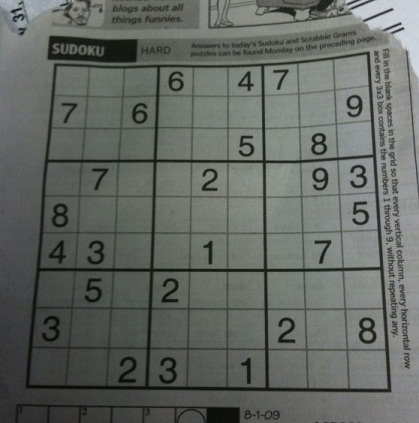
#> input picture OpenCV-tutorials/data/sudoku-original.jpg, 419 x 423 px
$ python imageGradients.py   (older library calls are emulated)
#> lines starting #> are read from the running program, lines starting #| are printed output that depends on the picture
'''
 Based on the following tutorial:
   http://docs.opencv.org/3.0-beta/doc/py_tutorials/py_imgproc/py_gradients/py_gradients.html
'''

import numpy as np
import cv2
from matplotlib import pyplot as plt

# Load the image in gray scale
img = cv2.imread('../data/sudoku-original.jpg', 0)
#> img: shape (423, 419); min 5, max 218, mean 101.9

# Calculate the different filters
laplacian = cv2.Laplacian(img, ddepth=cv2.CV_64F)
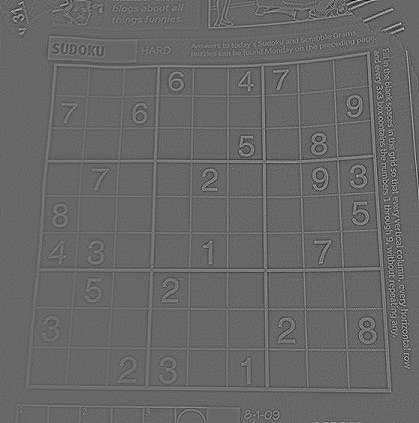
#> laplacian: shape (423, 419) float64; min -192, max 281, mean 0; drawn with min black and max white
sobelx = cv2.Sobel(img, ddepth=cv2.CV_64F, dx=1, dy=0, ksize=5)
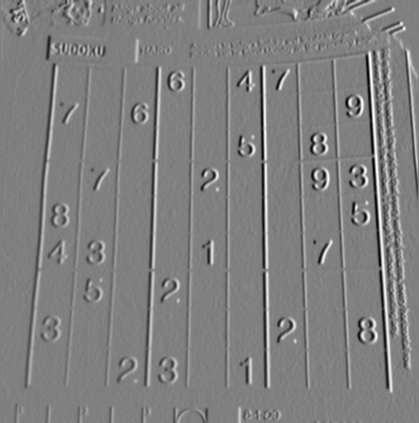
#> sobelx: shape (423, 419) float64; min -5263, max 5236, mean 21.3; drawn with min black and max white
sobely = cv2.Sobel(img, ddepth=cv2.CV_64F, dx=0, dy=1, ksize=5)
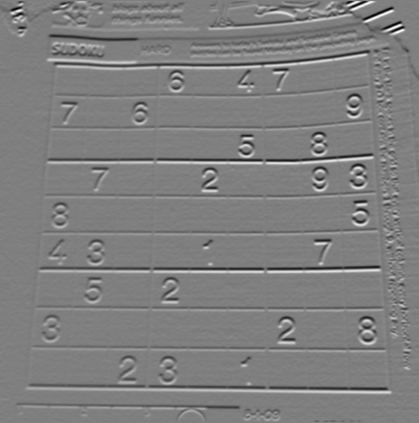
#> sobely: shape (423, 419) float64; min -6276, max 6254, mean -16.4; drawn with min black and max white

# Remove the negative values taking the absolute
laplacian = np.absolute(laplacian)
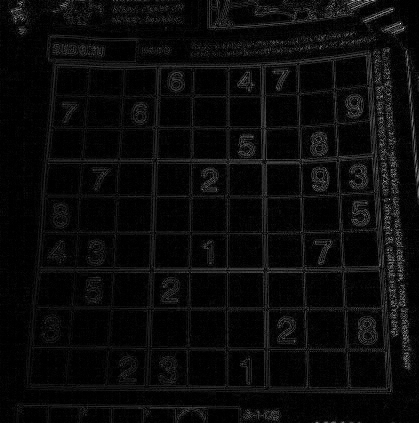
#> laplacian: shape (423, 419) float64; min 0, max 281, mean 12.2; drawn with min black and max white
sobelx = np.absolute(sobelx)
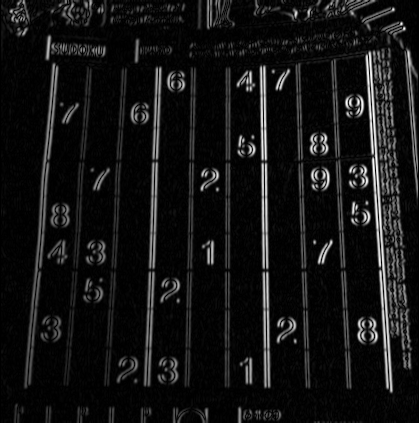
#> sobelx: shape (423, 419) float64; min 0, max 5263, mean 421.1; drawn with min black and max white
sobely = np.absolute(sobely)
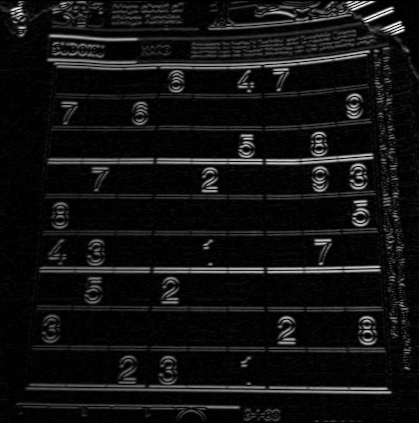
#> sobely: shape (423, 419) float64; min 0, max 6276, mean 448.3; drawn with min black and max white

# Display the results
titles = ['original', 'Laplacian', 'Sobel x', 'Sobel y']
images = [img, laplacian, sobelx, sobely]

for i in range(len(titles)):
    plt.subplot(2, 2, i + 1)
    plt.imshow(images[i], cmap='gray')
    plt.title(titles[i])
    plt.xticks([])
    plt.yticks([])

plt.show()

$ run again, with OpenCV-tutorials/data/apple.jpg copied over OpenCV-tutorials/data/sudoku-original.jpg
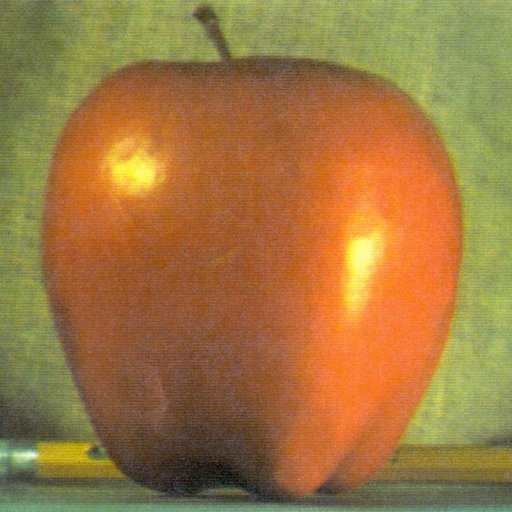
#> input picture OpenCV-tutorials/data/apple.jpg, 512 x 512 px
#> `img = cv2.imread('../data/sudoku-original.jpg', 0)`:
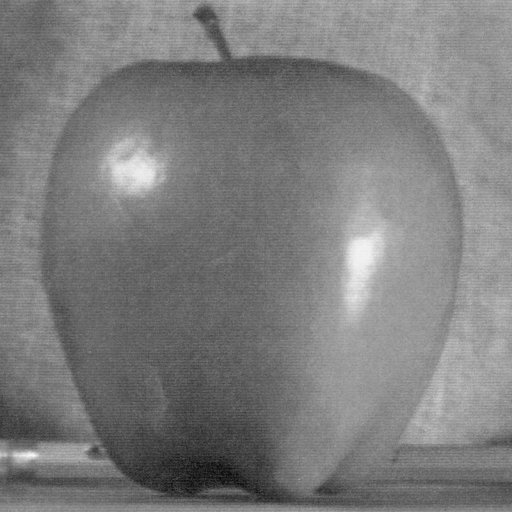
#> img: shape (512, 512); min 7, max 250, mean 125.2
#> `sobely = np.absolute(sobely)`:
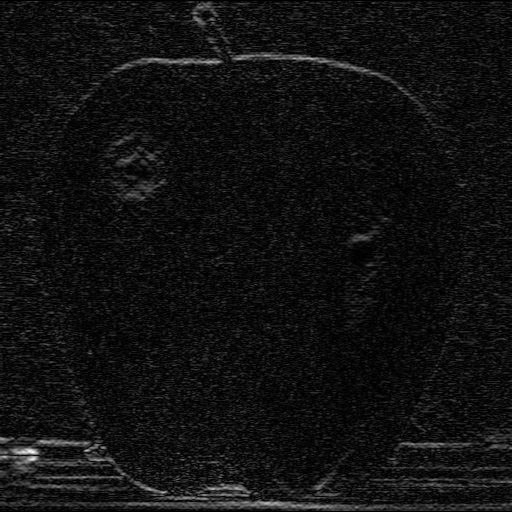
#> sobely: shape (512, 512) float64; min 0, max 3167, mean 219; drawn with min black and max white
